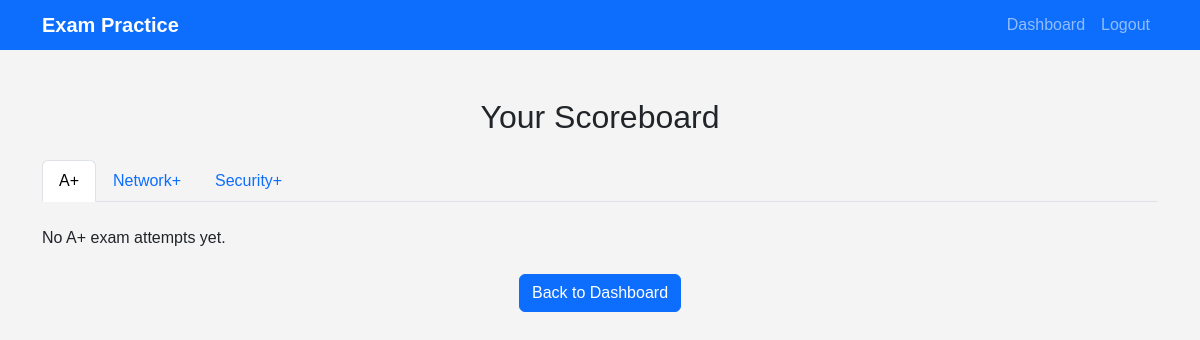
The page /accounts/scoreboard/ (signed in) on the database as committed earlier.
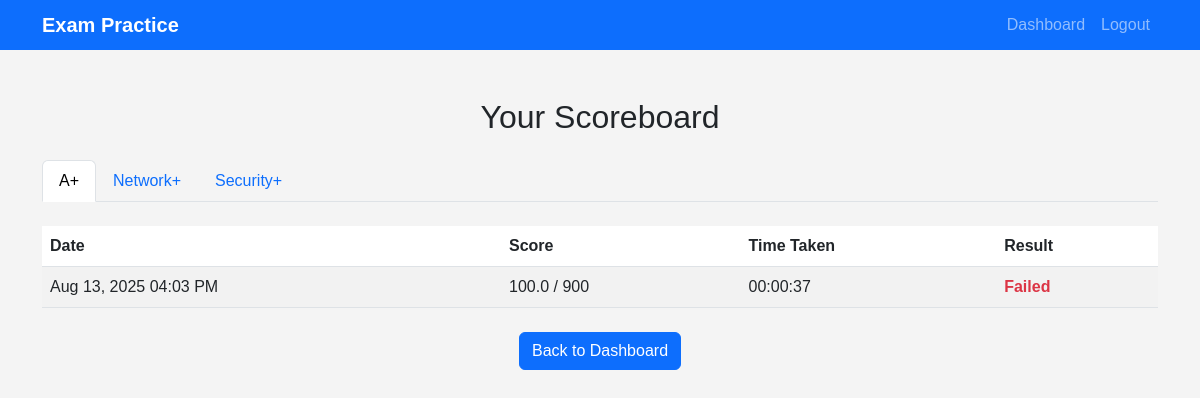
The same page on the database as committed later.
### exams/models.py (models this page shows)
class UserAttempt(models.Model):
    user = models.ForeignKey(User, on_delete=models.CASCADE)
    exam = models.ForeignKey(Exam, on_delete=models.CASCADE)
    score = models.FloatField()
    timestamp = models.DateTimeField(auto_now_add=True)
    time_taken = models.DurationField(blank=True, null=True)
    feedback = models.JSONField(blank=True, null=True)

### exams/views.py (the view)
# urls.py: path('scoreboard/', scoreboard_view, name='scoreboard'),
@login_required
def scoreboard_view(request):
    a_attempts = request.user.userattempt_set.filter(exam__name__icontains='A+').order_by('-timestamp')
    net_attempts = request.user.userattempt_set.filter(exam__name__icontains='Network+').order_by('-timestamp')
    sec_attempts = request.user.userattempt_set.filter(exam__name__icontains='Security+').order_by('-timestamp')
    for attempt_list in [a_attempts, net_attempts, sec_attempts]:
        for attempt in attempt_list:
            attempt.formatted_time = format_timedelta(attempt.time_taken)
    return render(request, 'exams/scoreboard.html', {
        'a_attempts': a_attempts,
        'net_attempts': net_attempts,
        'sec_attempts': sec_attempts,
    })

### exams/views.py (called while the page is built)
def format_timedelta(td):
    total_seconds = int(td.total_seconds())
    hours, remainder = divmod(total_seconds, 3600)
    minutes, seconds = divmod(remainder, 60)
    return f"{hours:02}:{minutes:02}:{seconds:02}"

### exams/templates/exams/scoreboard.html (shortened to what this page needs)
{% extends 'exams/base.html' %}
{% block content %}
<div class="container mt-5">
    <h2 class="text-center mb-4">Your Scoreboard</h2>
    <ul class="nav nav-tabs" id="scoreTabs" role="tablist">
        <li class="nav-item" role="presentation">
            <button class="nav-link active" id="a-tab" data-bs-toggle="tab" data-bs-target="#a" type="button" role="tab">A+</button>
        </li>
        <li class="nav-item" role="presentation">
            <button class="nav-link" id="net-tab" data-bs-toggle="tab" data-bs-target="#net" type="button" role="tab">Network+</button>
        </li>
        <li class="nav-item" role="presentation">
            <button class="nav-link" id="sec-tab" data-bs-toggle="tab" data-bs-target="#sec" type="button" role="tab">Security+</button>
        </li>
    </ul>
    <div class="tab-content mt-4">
        <div class="tab-pane fade show active" id="a" role="tabpanel">
            {% if a_attempts %}
                <table class="table table-striped">
                    <thead>
                        <tr>
                            <th>Date</th>
                            <th>Score</th>
                            <th>Time Taken</th>
                            <th>Result</th>
                        </tr>
                    </thead>
                    <tbody>
                        {% for attempt in a_attempts %}
                            <tr>
                                <td>{{ attempt.timestamp|date:"M d, Y h:i A" }}</td>
                                <td>{{ attempt.score }} / 900</td>
                                <td>{{ attempt.formatted_time }}</td>
                                <td>
                                    {% if attempt.score >= 750 %}
                                        <span class="text-success fw-bold">Passed</span>
                                    {% else %}
                                        <span class="text-danger fw-bold">Failed</span>
                                    {% endif %}
                                </td>
                            </tr>
                        {% endfor %}
                    </tbody>
                </table>
            {% else %}
                <p class="mt-3">No A+ exam attempts yet.</p>
            {% endif %}
        </div>
    </div>
    <div class="text-center mt-4">
        <a href="{% url 'dashboard' %}" class="btn btn-primary">Back to Dashboard</a>
    </div>
</div>
{% endblock %}

### exams/templates/exams/base.html (shortened to what this page needs)
<!DOCTYPE html>
<html lang="en">
<head>
    <link href="https://cdn.jsdelivr.net/npm/bootstrap@5.3.0/dist/css/bootstrap.min.css" rel="stylesheet">
</head>
<body>
    <nav class="navbar navbar-expand-lg navbar-dark bg-primary">
        <div class="container">
            <a class="navbar-brand fw-bold" href="{% url 'home' %}">Exam Practice</a>
            <div class="collapse navbar-collapse" id="navbarNav">
                <ul class="navbar-nav ms-auto">
                    {% if user.is_authenticated %}
                        <li class="nav-item"><a class="nav-link" href="{% url 'dashboard' %}">Dashboard</a></li>
                        <li class="nav-item"><a class="nav-link" href="{% url 'logout' %}">Logout</a></li>
                    {% else %}
                        <li class="nav-item"><a class="nav-link" href="{% url 'login' %}">Login</a></li>
                        <li class="nav-item"><a class="nav-link" href="{% url 'signup' %}">Sign Up</a></li>
                    {% endif %}
                </ul>
            </div>
        </div>
    </nav>
    <div class="content-wrapper">
        {% block content %}{% endblock %}
    </div>
</body>
</html>

### exams/templates/exams/base.html (style rules this page uses)
body { font-family: Arial, sans-serif; background-color: #f4f4f4; margin: 0; padding: 0; }
.navbar { padding-top: 5px; padding-bottom: 5px; height: 50px; }

Rows that differ between the two databases and show on the page:
added UserAttempt: timestamp "Aug 13, 2025 04:03 PM", score "100.0", formatted_time "00:00:37", shows "Failed"
Other text that changed with them:
text no longer shown: "No A+ exam attempts yet."
text now shown: "Date Score Time Taken Result"
